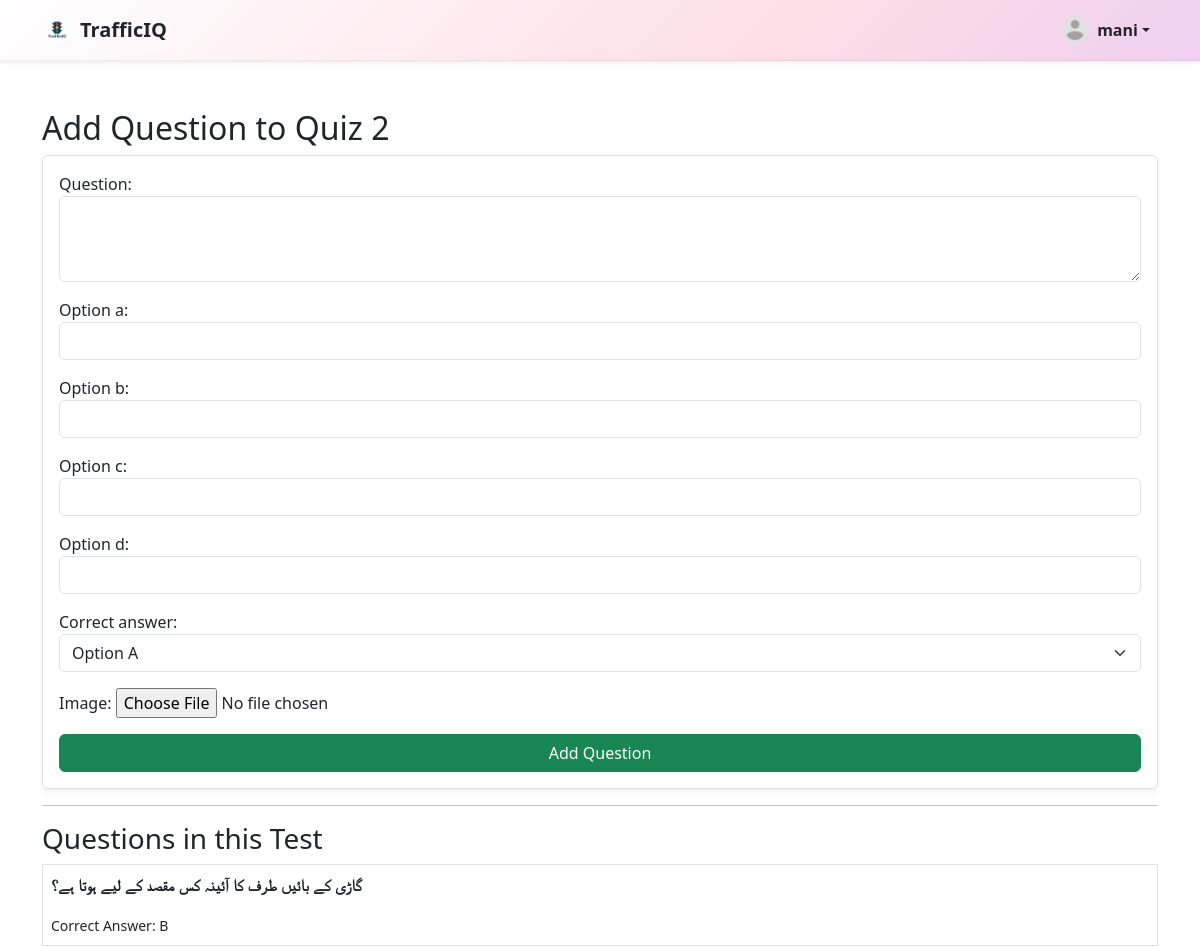
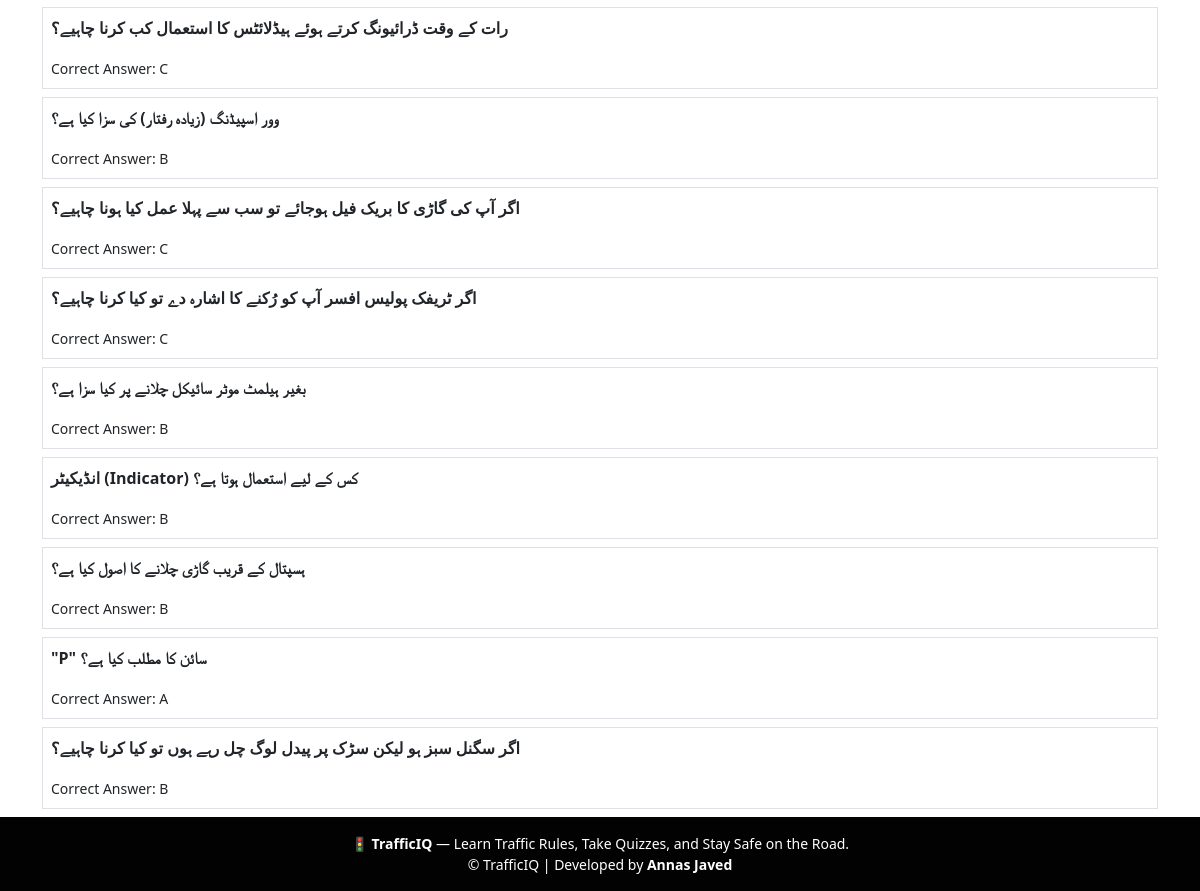
Page /en/admin-dashboard/4/questions/add/ (signed in) on the committed database (2 pictures, top to bottom).
### Trafficapp/models.py (models this page shows, shortened)
class Profile(models.Model):
    user = models.OneToOneField(User, on_delete=models.CASCADE)
    bio = models.TextField(blank=True, null=True)
    location = models.CharField(max_length=100, blank=True, null=True)
    phone = models.CharField(max_length=15, blank=True, null=True)
    city = models.CharField(max_length=100, blank=True, null=True)
    profile_picture = models.ImageField(
        upload_to='profile_pics/',
        default='profile_pics/default.png',
        blank=True,
        null=True
    )

class QuizTest(models.Model):
    title = models.CharField(max_length=200)
    created_by = models.ForeignKey(User, on_delete=models.CASCADE, null=True, blank=True)
    created_at = models.DateTimeField(auto_now_add=True)

class QuizQuestion(models.Model):
    test = models.ForeignKey(QuizTest, on_delete=models.CASCADE, related_name='questions')
    question = models.TextField()
    option_a = models.CharField(max_length=255)
    option_b = models.CharField(max_length=255)
    option_c = models.CharField(max_length=255)
    option_d = models.CharField(max_length=255)
    image = models.ImageField(upload_to='quiz_images/', blank=True, null=True)
    correct_answer = models.CharField(
        max_length=1,
        choices=ANSWER_CHOICES,
        default='A'
    )
    created_at = models.DateTimeField(auto_now_add=True)

### Trafficapp/views.py (the view)
# urls.py: path("admin-dashboard/<int:test_id>/questions/add/", views.add_quiz_question, name="add_quiz_question"),
@login_required
@user_passes_test(lambda u: u.is_superuser)
def add_quiz_question(request, test_id):
    test = get_object_or_404(QuizTest, id=test_id)
    if request.method == "POST":
        form = QuizQuestionForm(request.POST, request.FILES)   # ✅ include request.FILES
        if form.is_valid():
            question = form.save(commit=False)
            question.test = test
            question.save()
            messages.success(request, "✅ Question added successfully!")
            return redirect("add_quiz_question", test_id=test.id)
    else:
        form = QuizQuestionForm()
    questions = test.questions.all()
    return render(request, "Trafficapp/add_quiz_question.html", {
        "form": form,
        "test": test,
        "questions": questions
    })

### Trafficapp/forms.py
class QuizQuestionForm(forms.ModelForm):
    class Meta:
        model = QuizQuestion
        fields = ["question", "option_a", "option_b", "option_c", "option_d", "correct_answer", "image"]
        widgets = {
            "question": forms.Textarea(attrs={"class": "form-control", "rows": 3}),
            "option_a": forms.TextInput(attrs={"class": "form-control"}),
            "option_b": forms.TextInput(attrs={"class": "form-control"}),
            "option_c": forms.TextInput(attrs={"class": "form-control"}),
            "option_d": forms.TextInput(attrs={"class": "form-control"}),
            "correct_answer": forms.Select(attrs={"class": "form-select"}),
        }

### Trafficapp/Templates/Trafficapp/add_quiz_question.html (shortened to what this page needs)
{% extends "base.html" %}
{% block content %}
<div class="container mt-5">
  <h2>Add Question to {{ test.title }}</h2>
  <form method="POST" enctype="multipart/form-data" class="p-3 border rounded shadow-sm">
    {{ form.as_p }}
    <button type="submit" class="btn btn-success w-100">Add Question</button>
  </form>
  <hr>
  <h3>Questions in this Test</h3>
  {% for q in questions %}
    <div class="border p-2 mb-2">
      <p><strong>{{ q.question }}</strong></p>
      <small>Correct Answer: {{ q.correct_answer }}</small>
    </div>
  {% empty %}
    <p>No questions yet.</p>
  {% endfor %}
</div>
{% endblock %}

### Trafficapp/Templates/base.html (shortened to what this page needs)
{% load static %}
{% load i18n %}
<!DOCTYPE html>
<html lang="en">
<head>
  <link rel="stylesheet" href="{% static 'css/style.css' %}">
  <link href="https://cdn.jsdelivr.net/npm/bootstrap@5.3.3/dist/css/bootstrap.min.css" rel="stylesheet">
  <link rel="stylesheet" href="https://cdn.jsdelivr.net/npm/bootstrap-icons@1.11.3/font/bootstrap-icons.css">
</head>
<body>
{% block navbar %}
  <nav class="navbar navbar-expand-lg pastel-navbar shadow-sm sticky-top">
    <div class="container">
      <a class="navbar-brand d-flex align-items-center text-dark fw-bold" href="{% url 'landing' %}">
        <img src="{% static 'images/trafficiq_logo.png' %}" alt="{% trans 'TrafficIQ Logo' %}" width="30" height="30" class="me-2 rounded-circle">
        {% trans "TrafficIQ" %}
      </a>
      <ul class="navbar-nav ms-auto align-items-center">
        {% if user.is_authenticated %}
        <li class="nav-item dropdown">
          <a class="nav-link dropdown-toggle d-flex align-items-center text-dark fw-semibold" href="#" id="profileDropdown" role="button" data-bs-toggle="dropdown" aria-expanded="false">
            {% if user.profile.profile_picture %}
              <img src="{{ user.profile.profile_picture.url }}" class="rounded-circle me-2" width="28" height="28" alt="{% trans 'Profile' %}">
            {% else %}
              <i class="bi bi-person-circle fs-5 me-1"></i>
            {% endif %}
            {{ user.username }}
          </a>
        </li>
        {% else %}
        <li class="nav-item"><a class="nav-link text-dark fw-semibold" href="{% url 'login' %}">{% trans "Login" %}</a></li>
        {% endif %}
      </ul>
    </div>
  </nav>
{% endblock %}
<main class="">
  {% block content %}{% endblock %}
</main>
{% block footer %}
<footer class="footer mt-auto py-3 text-center">
  <div class="container">
    <p class="mb-0 small">
      🚦 <strong>{% trans "TrafficIQ" %}</strong> — {% trans "Learn Traffic Rules, Take Quizzes, and Stay Safe on the Road." %}
    </p>
    <p class="text-white small mb-0">
      © {{ now|date:"Y" }} {% trans "TrafficIQ" %} | {% trans "Developed by" %} <strong>Annas Javed</strong>
    </p>
  </div>
</footer>
{% endblock %}
</body>
</html>

### Trafficapp/Templates/base.html (style rules this page uses)
html, body { height: 100%; margin: 0; display: flex; flex-direction: column; }
.pastel-navbar { background: linear-gradient(135deg, rgb(255, 255, 255), #fddde6, #e0c3fc, #a8edea); background-size: 200% 200%; animation: pastelShift 12s ease infinite; backdrop-filter: blur(12px); transition: background 0.4s ease; border-bottom: 1px solid rgba(0, 0, 0, 0.05); }
.navbar .nav-link { color: #212529 !important; transition: color 0.3s ease; }
.sticky-top { position: sticky; top: 0; z-index: 1030; }
main { flex: 1; }
.footer { background-color: #020202ff; color: white; position: relative; bottom: 0; width: 100%; }

### rows in the picture
QuizTest: title "Quiz 2"
QuizQuestion: question "گاڑی کے بائیں طرف کا آئینہ کس مقصد کے لیے ہوتا ہے؟", correct_answer "B"
QuizQuestion: question "رات کے وقت ڈرائیونگ کرتے ہوئے ہیڈلائٹس کا استعمال کب کرنا چاہیے؟", correct_answer "C"
QuizQuestion: question "وور اسپیڈنگ (زیادہ رفتار) کی سزا کیا ہے؟", correct_answer "B"
QuizQuestion: question "اگر آپ کی گاڑی کا بریک فیل ہوجائے تو سب سے پہلا عمل کیا ہونا چاہیے؟", correct_answer "C"
QuizQuestion: question "اگر ٹریفک پولیس افسر آپ کو رُکنے کا اشارہ دے تو کیا کرنا چاہیے؟", correct_answer "C"
QuizQuestion: question "بغیر ہیلمٹ موٹر سائیکل چلانے پر کیا سزا ہے؟", correct_answer "B"
QuizQuestion: question "انڈیکیٹر (Indicator) کس کے لیے استعمال ہوتا ہے؟", correct_answer "B"
QuizQuestion: question "ہسپتال کے قریب گاڑی چلانے کا اصول کیا ہے؟", correct_answer "B"
QuizQuestion: question "\"P\" سائن کا مطلب کیا ہے؟", correct_answer "A"
QuizQuestion: question "اگر سگنل سبز ہو لیکن سڑک پر پیدل لوگ چل رہے ہوں تو کیا کرنا چاہیے؟", correct_answer "B"

### other values in the picture
{{ user.username }} "mani"
